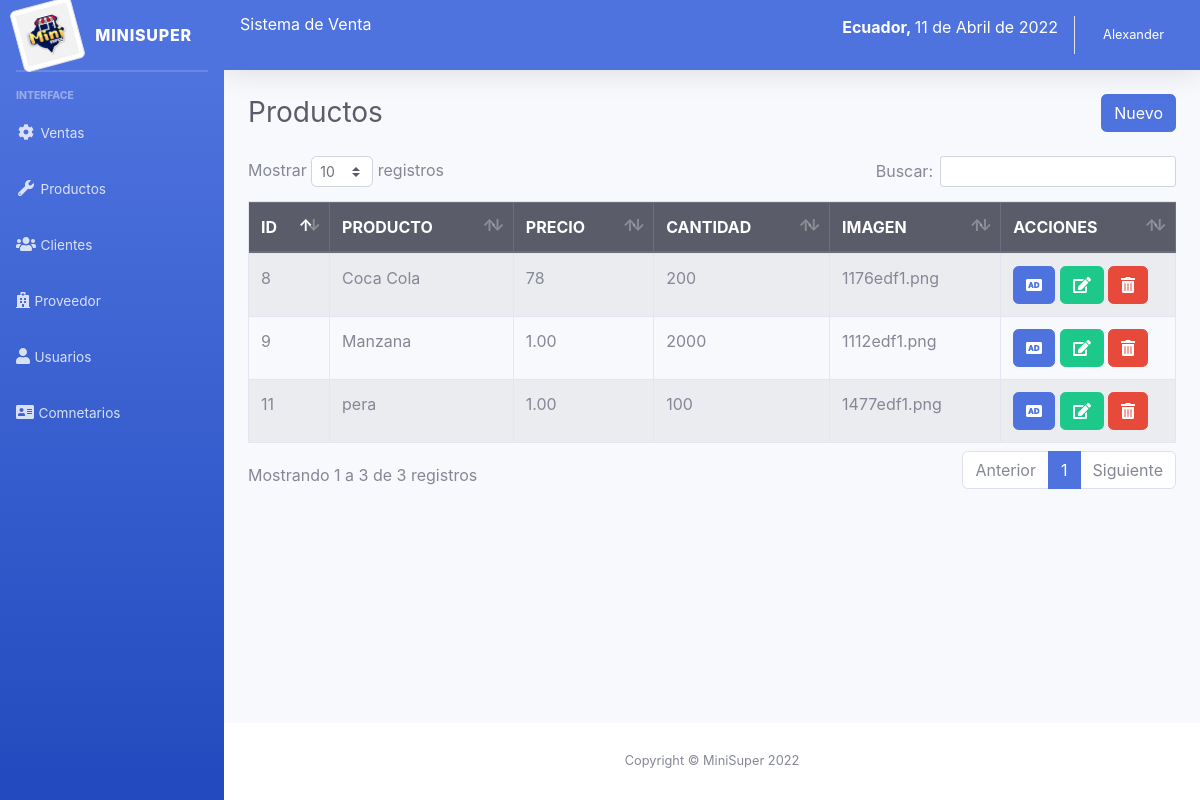
/sistema/lista_productos.php (signed in), run on the app's committed database.
### tables this page shows
CREATE TABLE `producto` (
  `codproducto` int(11) NOT NULL,
  `descripcion` varchar(45) DEFAULT NULL,
  `proveedor` varchar(45) DEFAULT NULL,
  `precio` varchar(45) DEFAULT NULL,
  `existencia` varchar(45) DEFAULT NULL,
  `imgproduct` longblob DEFAULT NULL,
  `usuario_id` varchar(45) DEFAULT NULL
);

### sistema/includes/functions.php (called while the page is built, shortened)
<?php
	function fechaPeru(){
		$mes = array("","Enero",
					  "Febrero",
					  "Marzo",
					  "Abril",
					  "Mayo",
					  "Junio",
					  "Julio",
					  "Agosto",
					  "Septiembre",
					  "Octubre",
					  "Noviembre",
					  "Diciembre");
		return date('d')." de ". $mes[date('n')] . " de " . date('Y');
	}
 ?>

### sistema/lista_productos.php (the view)
<?php include_once "includes/header.php"; ?>
<div class="container-fluid">
	<div class="d-sm-flex align-items-center justify-content-between mb-4">
		<h1 class="h3 mb-0 text-gray-800">Productos</h1>
		<a href="registro_producto.php" class="btn btn-primary">Nuevo</a>
	</div>
	<div class="row">
		<div class="col-lg-12">
			<div class="table-responsive">
				<table class="table table-striped table-bordered" id="table">
					<thead class="thead-dark">
						<tr>
							<th>ID</th>
							<th>PRODUCTO</th>
							<th>PRECIO</th>
							<th>CANTIDAD</th>
							<th>IMAGEN</th>
							<?php if ($_SESSION['rol'] == 1) { ?>
							<th>ACCIONES</th>
							<?php } ?>
						</tr>
					</thead>
					<tbody>
						<?php
						include "../conexion.php";
						$query = mysqli_query($conexion, "SELECT * FROM producto");
						$result = mysqli_num_rows($query);
						if ($result > 0) {
							while ($data = mysqli_fetch_assoc($query)) { ?>
								<tr>
									<td><?php echo $data['codproducto']; ?></td>
									<td><?php echo $data['descripcion']; ?></td>
									<td><?php echo $data['precio']; ?></td>
									<td><?php echo $data['existencia']; ?></td>
									<td><?php echo $data['imgproduct'] ?> </td>
										<?php if ($_SESSION['rol'] == 1) { ?>
									<td>
										<a href="agregar_producto.php?id=<?php echo $data['codproducto']; ?>" class="btn btn-primary"><i class='fas fa-audio-description'></i></a>
										<a href="editar_producto.php?id=<?php echo $data['codproducto']; ?>" class="btn btn-success"><i class='fas fa-edit'></i></a>
										<form action="eliminar_producto.php?id=<?php echo $data['codproducto']; ?>" method="post" class="confirmar d-inline">
											<button class="btn btn-danger" type="submit"><i class='fas fa-trash-alt'></i> </button>
										</form>
									</td>
										<?php } ?>
								</tr>
						<?php }
						} ?>
					</tbody>
				</table>
			</div>
		</div>
	</div>
</div>
</div>
<?php include_once "includes/footer.php"; ?>

### sistema/includes/header.php (shortened to what this page needs)
<?php
include "includes/functions.php";
?>
<!DOCTYPE html>
<html lang="en">
<head>
	<link href="css/sb-admin-2.min.css" rel="stylesheet">
	<link rel="stylesheet" href="css/dataTables.bootstrap4.min.css">
</head>
<body id="page-top">
	<div id="wrapper">
		<?php include_once "includes/menu.php"; ?>
		<div id="content-wrapper" class="d-flex flex-column">
			<div id="content">
				<nav class="navbar navbar-expand navbar-light bg-primary text-white topbar mb-4 static-top shadow">
					<div class="input-group">
						<h6>Sistema de Venta</h6>
						<p class="ml-auto"><strong>Ecuador, </strong><?php echo fechaPeru(); ?></p>
					</div>
					<ul class="navbar-nav ml-auto">
						<li class="nav-item dropdown no-arrow">
							<a class="nav-link dropdown-toggle" href="#" id="userDropdown" role="button" data-toggle="dropdown" aria-haspopup="true" aria-expanded="false">
								<span class="mr-2 d-none d-lg-inline small text-white"><?php echo $_SESSION['nombre']; ?></span>
							</a>
						</li>
					</ul>
				</nav>

### sistema/includes/menu.php (shortened to what this page needs)
<ul class="navbar-nav bg-gradient-primary sidebar sidebar-dark accordion" id="accordionSidebar">
	<a class="sidebar-brand d-flex align-items-center justify-content-center" href="index.php">
		<div class="sidebar-brand-icon rotate-n-15">
			<img src="img/super.png" class="img-thumbnail">
		</div>
		<div class="sidebar-brand-text mx-3">MiniSuper</div>
	</a>
	<hr class="sidebar-divider my-0">
	<hr class="sidebar-divider">
	<div class="sidebar-heading">
		Interface
	</div>
	<li class="nav-item">
		<a class="nav-link collapsed" href="#" data-toggle="collapse" data-target="#collapseTwo" aria-expanded="true" aria-controls="collapseTwo">
			<i class="fas fa-fw fa-cog"></i>
			<span>Ventas</span>
		</a>
	</li>
	<li class="nav-item">
		<a class="nav-link collapsed" href="#" data-toggle="collapse" data-target="#collapseUtilities" aria-expanded="true" aria-controls="collapseUtilities">
			<i class="fas fa-fw fa-wrench"></i>
			<span>Productos</span>
		</a>
	</li>
	<li class="nav-item">
		<a class="nav-link collapsed" href="#" data-toggle="collapse" data-target="#collapseClientes" aria-expanded="true" aria-controls="collapseUtilities">
			<i class="fas fa-users"></i>
			<span>Clientes</span>
		</a>
	</li>
	<li class="nav-item">
		<a class="nav-link collapsed" href="#" data-toggle="collapse" data-target="#collapseProveedor" aria-expanded="true" aria-controls="collapseUtilities">
			<i class="fas fa-hospital"></i>
			<span>Proveedor</span>
		</a>
	</li>
	<?php if ($_SESSION['rol'] == 1) { ?>
		<li class="nav-item">
			<a class="nav-link collapsed" href="#" data-toggle="collapse" data-target="#collapseUsuarios" aria-expanded="true" aria-controls="collapseUtilities">
				<i class="fas fa-user"></i>
				<span>Usuarios</span>
			</a>
		</li>
	<?php } ?>
	<li class="nav-item">
		<a class="nav-link collapsed" href="#" data-toggle="collapse" data-target="#collapseComentario" aria-expanded="true" aria-controls="collapseUtilities">
		<i class="fas fa-address-card"></i>
			<span>Comnetarios</span>
		</a>
	</li>
</ul>

### sistema/includes/footer.php (shortened to what this page needs)
<footer class="sticky-footer bg-white">
  <div class="container my-auto">
    <div class="copyright text-center my-auto">
      <span>Copyright &copy; MiniSuper <?php echo date("Y"); ?></span>
    </div>
  </div>
</footer>
</div>
</div>
</body>
</html>

### data on the page
producto: codproducto "8", descripcion "Coca Cola", precio "78", existencia "200", imgproduct "1176edf1.png"
producto: codproducto "9", descripcion "Manzana", precio "1.00", existencia "2000", imgproduct "1112edf1.png"
producto: codproducto "11", descripcion "pera", precio "1.00", existencia "100", imgproduct "1477edf1.png"

### other printed values
fechaPeru() "11 de Abril de 2022"
$_SESSION['nombre'] "Alexander"
